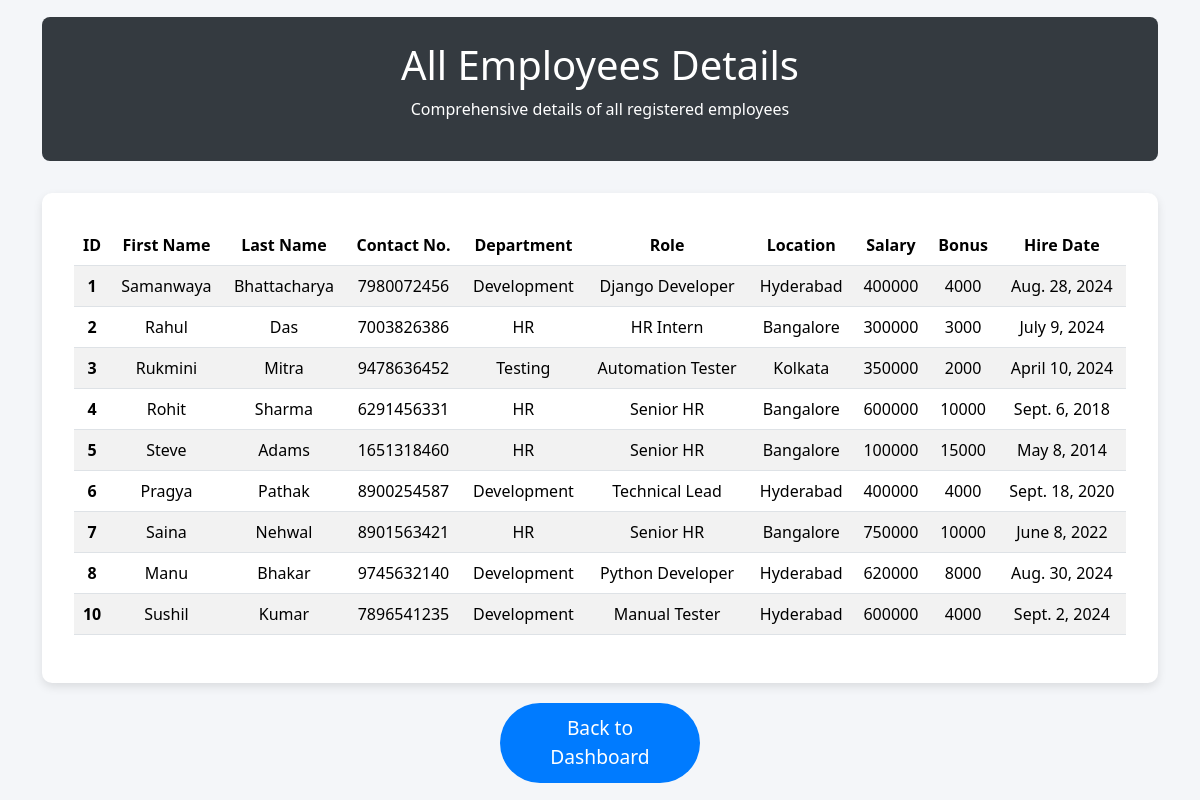
The app's page /all_emp with its own data.
### emp_app/models.py (models this page shows, shortened)
class Employee(models.Model):
    first_name = models.CharField(max_length=100,null=False)
    last_name = models.CharField(max_length=100, null=False)
    dept = models.ForeignKey(Department,on_delete=models.CASCADE)
    salary = models.IntegerField(default=0)
    bonus = models.IntegerField(default=0)
    role = models.ForeignKey(Role,on_delete=models.CASCADE)
    phone = models.IntegerField(default=0)
    hire_date = models.DateField()

class Department(models.Model):
    name = models.CharField(max_length = 100,null = False)
    location = models.CharField(max_length = 100)

class Role(models.Model):
    name = models.CharField(max_length = 100,null=False)

### emp_app/views.py (the view)
# urls.py: path('all_emp', views.all_emp, name = 'all_emp'),
def all_emp(requests):
    emps = Employee.objects.all()
    context = {
        'emps' : emps
    }
    return render(requests,'view_all_emp.html',context)

### emp_app/templates/view_all_emp.html (shortened to what this page needs)
<!doctype html>
<html lang="en">
  <head>
    <link rel="stylesheet" href="https://cdn.jsdelivr.net/npm/bootstrap@5.3.3/dist/css/bootstrap.min.css">
  </head>
  <body>
    <div class="container">
      <div class="header">
        <h1>All Employees Details</h1>
        <p>Comprehensive details of all registered employees</p>
      </div>
      <div class="table-container">
        <table class="table table-striped table-hover">
          <thead>
            <tr>
              <th scope="col">ID</th>
              <th scope="col">First Name</th>
              <th scope="col">Last Name</th>
              <th scope="col">Contact No.</th>
              <th scope="col">Department</th>
              <th scope="col">Role</th>
              <th scope="col">Location</th>
              <th scope="col">Salary</th>
              <th scope="col">Bonus</th>
              <th scope="col">Hire Date</th>
            </tr>
          </thead>
          <tbody>
            {% for emp in emps %}
            <tr>
              <th scope="row">{{emp.id}}</th>
              <td>{{emp.first_name}}</td>
              <td>{{emp.last_name}}</td>
              <td>{{emp.phone}}</td>
              <td>{{emp.dept.name}}</td>
              <td>{{emp.role.name}}</td>
              <td>{{emp.dept.location}}</td>
              <td>{{emp.salary}}</td>
              <td>{{emp.bonus}}</td>
              <td>{{emp.hire_date}}</td>
            </tr>
            {% endfor %}
          </tbody>
        </table>
      </div>
      <a href="/" class="btn btn-back">Back to Dashboard</a>
    </div>
  </body>
</html>

### emp_app/templates/view_all_emp.html (style rules this page uses)
body { background-color: #f4f6f9; display: flex; justify-content: center; align-items: center; min-height: 100vh; flex-direction: column; }
.header { background-color: #343a40; color: #fff; padding: 1.5rem; text-align: center; border-radius: 8px; width: 100%; max-width: 1200px; margin-bottom: 2rem; }
.table-container { background-color: white; border-radius: 10px; padding: 2rem; box-shadow: 0 4px 10px rgba(0, 0, 0, 0.1); width: 100%; max-width: 1200px; text-align: center; }
.table { background-color: #fff; font-size: 1rem; }
.table thead { background-color: #1d3557; color: white; }
.table tbody tr { background-color: #f8f9fa; }
.table tbody tr:nth-child(even) { background-color: #e9ecef; }
.table th, .table td { vertical-align: middle; text-align: center; }
.btn-back { background-color: #007bff; color: white; margin-top: 20px; border-radius: 50px; width: 200px; display: block; margin-left: auto; margin-right: auto; padding: 10px 20px; font-size: 1.2rem; }

### records on screen
Employee: id "1", first_name "Samanwaya", last_name "Bhattacharya", phone "7980072456", dept.name "Development", role.name "Django Developer", dept.location "Hyderabad", salary "400000", bonus "4000", hire_date "Aug. 28, 2024"
Employee: id "2", first_name "Rahul", last_name "Das", phone "7003826386", dept.name "HR", role.name "HR Intern", dept.location "Bangalore", salary "300000", bonus "3000", hire_date "July 9, 2024"
Employee: id "3", first_name "Rukmini", last_name "Mitra", phone "9478636452", dept.name "Testing", role.name "Automation Tester", dept.location "Kolkata", salary "350000", bonus "2000", hire_date "April 10, 2024"
Employee: id "4", first_name "Rohit", last_name "Sharma", phone "6291456331", dept.name "HR", role.name "Senior HR", dept.location "Bangalore", salary "600000", bonus "10000", hire_date "Sept. 6, 2018"
Employee: id "5", first_name "Steve", last_name "Adams", phone "1651318460", dept.name "HR", role.name "Senior HR", dept.location "Bangalore", salary "100000", bonus "15000", hire_date "May 8, 2014"
Employee: id "6", first_name "Pragya", last_name "Pathak", phone "8900254587", dept.name "Development", role.name "Technical Lead", dept.location "Hyderabad", salary "400000", bonus "4000", hire_date "Sept. 18, 2020"
Employee: id "7", first_name "Saina", last_name "Nehwal", phone "8901563421", dept.name "HR", role.name "Senior HR", dept.location "Bangalore", salary "750000", bonus "10000", hire_date "June 8, 2022"
Employee: id "8", first_name "Manu", last_name "Bhakar", phone "9745632140", dept.name "Development", role.name "Python Developer", dept.location "Hyderabad", salary "620000", bonus "8000", hire_date "Aug. 30, 2024"
Employee: id "10", first_name "Sushil", last_name "Kumar", phone "7896541235", dept.name "Development", role.name "Manual Tester", dept.location "Hyderabad", salary "600000", bonus "4000", hire_date "Sept. 2, 2024"
